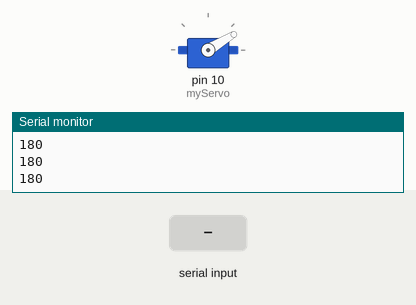
This sketch was run on a simulated Arduino Uno, built with avr-gcc and run on an emulated ATmega328P. Shown: servo, the last lines printed to the serial monitor. Inputs (shaded band) come from the test bench.

Above: at 1.25 s.
1.3 s: "30,150\n" received over Serial
At 3.94 s:
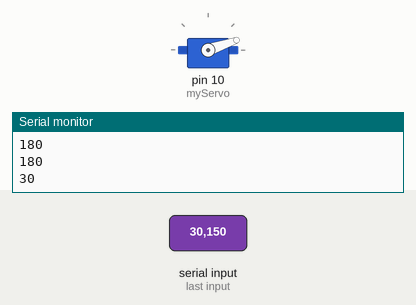
4.3 s: "90,45\n" received over Serial
At 5.3 s:
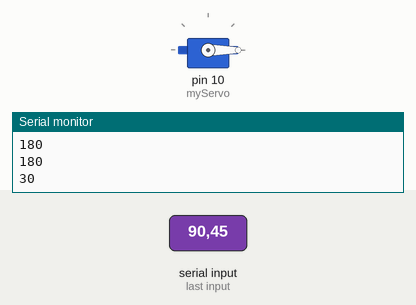
7.3 s: "5\n" received over Serial
Timing chart, 0 to 16.3 s (numbered marks = the images above; inputs shaded):
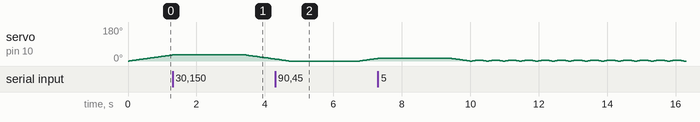

The sketch:

servo_serial.ino
```cpp
#include <Servo.h>
Servo myServo;
int sayac = 0;
String girdi;
int girdival = 180;

void setup() {
  Serial.begin(115200);
  myServo.attach(10);
}

void loop() {
  if (Serial.available()>0)
  {
    girdi = Serial.readStringUntil('\n');
    girdival = girdi.toInt();
    delay(2000);
  }

  Serial.println(girdival);
  myServo.write(sayac);
  delay(40);
  sayac = sayac + 1;

  if(sayac > girdival)
  {
  while(sayac > 0)
    {
      sayac = sayac -1;
      myServo.write(sayac);
        delay(40);
    }
  }
}
```
